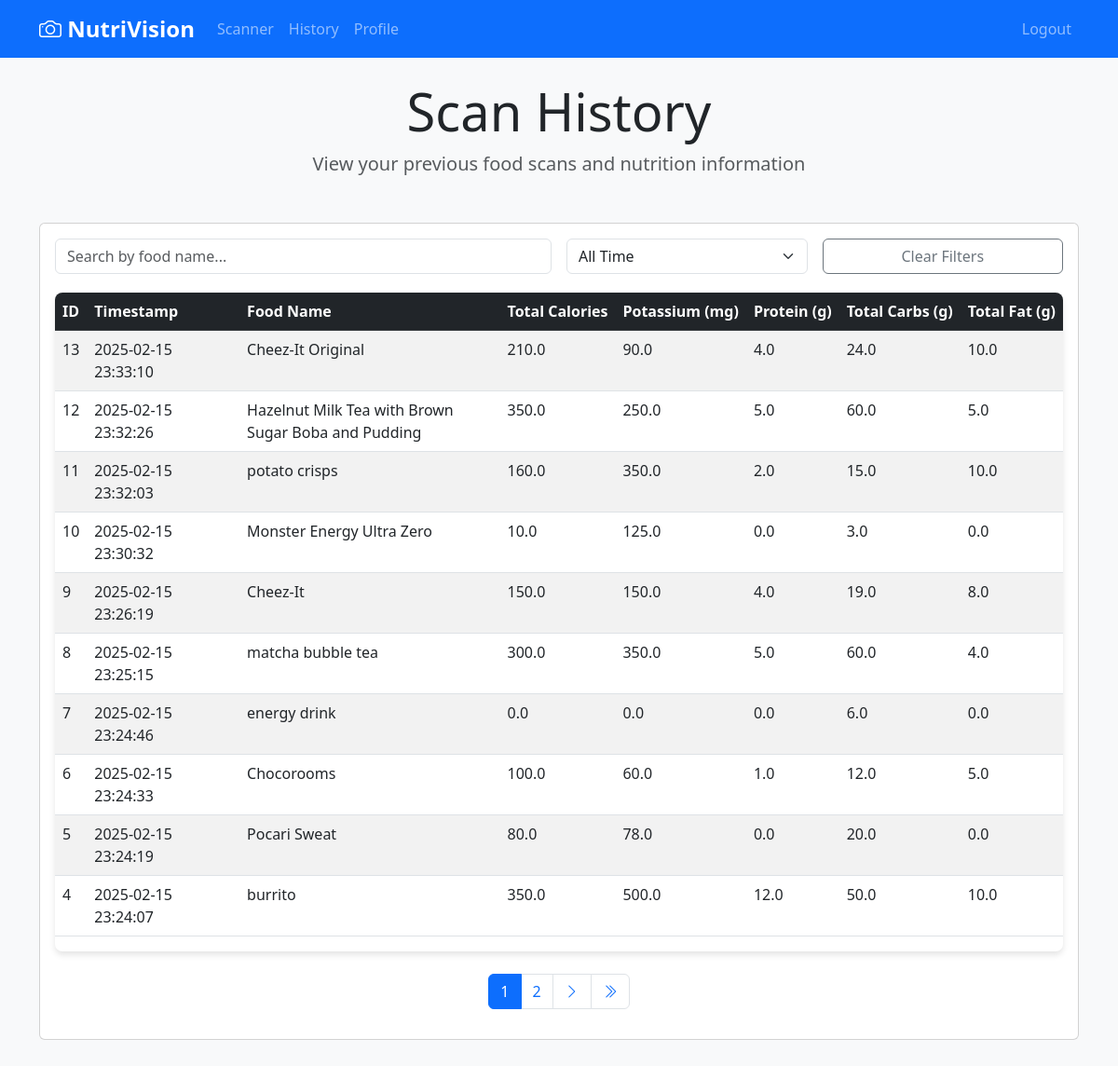
Screenshot of /logs (signed in) with the database file from the repository.
### tables this page shows
CREATE TABLE scanned_items (
        id INTEGER PRIMARY KEY AUTOINCREMENT,
        user_id INTEGER NOT NULL,
        timestamp DATETIME DEFAULT CURRENT_TIMESTAMP,
        food_name TEXT NOT NULL,
        total_cal REAL,
        potassium REAL,
        protein REAL,
        total_carbs REAL,
        total_fat REAL,
        image_path TEXT,
        FOREIGN KEY(user_id) REFERENCES users(id)
    );

### app.py (the view)
@app.route("/logs")
@login_required
def logs():
    print("[DEBUG] Accessing logs page")
    page = request.args.get('page', 1, type=int)
    per_page = 10
    print(f"[DEBUG] Getting records for page {page}")
    records, total_pages, total_records = get_scan_records(page, per_page, current_user.id)
    page = max(1, min(page, total_pages if total_pages > 0 else 1))
    print(f"[DEBUG] Total pages: {total_pages}, Total records: {total_records}")
    return render_template("logs.html",
                         records=records,
                         page=page,
                         total_pages=total_pages,
                         total_records=total_records,
                         page_range=range(max(1, page-2), min(total_pages+1, page+3) if total_pages > 0 else 1))

### app.py (called while the page is built)
@app.teardown_appcontext
def cleanup(error):
    if error is not None:  # Only cleanup on actual errors or shutdown
        print("[DEBUG] Cleaning up resources")
        global video_camera
        if video_camera:
            video_camera.stop()
            video_camera = None

@login_manager.user_loader
def load_user(user_id):
    conn = get_db_connection()
    cur = conn.cursor()
    cur.execute('SELECT * FROM users WHERE id = ?', (user_id,))
    user_data = cur.fetchone()
    conn.close()
    if user_data:
        user_dict = dict(user_data)
        return User(user_dict)
    return None

### database.py (called while the page is built, shortened)
def get_db_connection():
    conn = sqlite3.connect(DATABASE_NAME)
    conn.row_factory = sqlite3.Row  # This enables column access by name: row['column_name']
    return conn

def get_scan_records(page=1, per_page=10, user_id=None):
    conn = get_db_connection()
    cur = conn.cursor()
    if user_id is not None:
        cur.execute("SELECT COUNT(*) FROM scanned_items WHERE user_id = ?", (user_id,))
    else:
        cur.execute("SELECT COUNT(*) FROM scanned_items")
    total_records = cur.fetchone()[0]
    total_pages = (total_records + per_page - 1) // per_page
    offset = (page - 1) * per_page
    if user_id is not None:
        cur.execute("""
            SELECT id, timestamp, food_name, total_cal, potassium, protein, total_carbs, total_fat, image_path
            FROM scanned_items
            WHERE user_id = ?
            ORDER BY timestamp DESC
            LIMIT ? OFFSET ?
        """, (user_id, per_page, offset))
    records = cur.fetchall()
    conn.close()
    return records, total_pages, total_records

### templates/logs.html (shortened to what this page needs)
{% extends "base.html" %}
{% block content %}
<header class="text-center mb-5">
    <h1 class="display-4">Scan History</h1>
    <p class="lead text-muted">View your previous food scans and nutrition information</p>
</header>
<div class="row justify-content-center">
    <div class="col-12">
        <div class="card mb-4">
            <div class="card-body">
                <div class="search-container">
                    <div class="row g-3">
                        <div class="col-md-6">
                            <input type="text" id="searchInput" class="form-control"
                                   placeholder="Search by food name...">
                        </div>
                        <div class="col-md-3">
                            <select id="dateFilter" class="form-select">
                                <option value="all">All Time</option>
                            </select>
                        </div>
                        <div class="col-md-3">
                            <button onclick="clearFilters()" class="btn btn-outline-secondary w-100">
                                Clear Filters
                            </button>
                        </div>
                    </div>
                </div>
                <div class="table-responsive">
                    {% if records %}
                    <table class="table table-striped table-hover">
                        <thead class="table-dark">
                            <tr>
                                <th>ID</th>
                                <th class="timestamp-cell">Timestamp</th>
                                <th>Food Name</th>
                                <th class="nutrition-cell">Total Calories</th>
                                <th class="nutrition-cell">Potassium (mg)</th>
                                <th class="nutrition-cell">Protein (g)</th>
                                <th class="nutrition-cell">Total Carbs (g)</th>
                                <th class="nutrition-cell">Total Fat (g)</th>
                            </tr>
                        </thead>
                        <tbody id="logsTableBody">
                            {% for record in records %}
                            <tr>
                                <td>{{ record[0] }}</td>
                                <td class="timestamp-cell">{{ record[1] }}</td>
                                <td>{{ record[2] }}</td>
                                <td class="nutrition-cell">{{ "%.1f"|format(record[3]) }}</td>
                                <td class="nutrition-cell">{{ "%.1f"|format(record[4]) }}</td>
                                <td class="nutrition-cell">{{ "%.1f"|format(record[5]) }}</td>
                                <td class="nutrition-cell">{{ "%.1f"|format(record[6]) }}</td>
                                <td class="nutrition-cell">{{ "%.1f"|format(record[7]) }}</td>
                            </tr>
                            {% endfor %}
                        </tbody>
                    </table>
                    {% else %}
                    <div class="no-records">
                        <p class="h4">No records found</p>
                        <p>Start scanning food items to see them listed here.</p>
                    </div>
                    {% endif %}
                </div>
                {% if total_pages > 1 %}
                <nav class="mt-4" aria-label="Page navigation">
                    <ul class="pagination justify-content-center">
                        {% for p in page_range %}
                        <li class="page-item {% if p == page %}active{% endif %}">
                            <a class="page-link" href="{{ url_for('logs', page=p) }}">{{ p }}</a>
                        </li>
                        {% endfor %}
                        {% if page < total_pages %}
                        <li class="page-item">
                            <a class="page-link" href="{{ url_for('logs', page=page+1) }}">
                                <i class="bi bi-chevron-right"></i>
                            </a>
                        </li>
                        <li class="page-item">
                            <a class="page-link" href="{{ url_for('logs', page=total_pages) }}">
                                <i class="bi bi-chevron-double-right"></i>
                            </a>
                        </li>
                        {% endif %}
                    </ul>
                </nav>
                {% endif %}
            </div>
        </div>
    </div>
</div>
{% endblock %}

### templates/base.html (shortened to what this page needs)
<!DOCTYPE html>
<html lang="en">
<head>
    <link href="https://cdn.jsdelivr.net/npm/bootstrap@5.3.0/dist/css/bootstrap.min.css" rel="stylesheet">
    <link rel="stylesheet" href="https://cdn.jsdelivr.net/npm/bootstrap-icons@1.7.2/font/bootstrap-icons.css">
</head>
<body class="bg-light">
    <nav class="navbar navbar-expand-lg navbar-dark bg-primary">
        <div class="container">
            <a class="navbar-brand" href="{{ url_for('home') }}">
                <i class="bi bi-camera"></i> NutriVision
            </a>
            <div class="collapse navbar-collapse" id="navbarNav">
                <ul class="navbar-nav me-auto">
                    {% if current_user.is_authenticated %}
                    <li class="nav-item">
                        <a class="nav-link" href="{{ url_for('home') }}">Scanner</a>
                    </li>
                    <li class="nav-item">
                        <a class="nav-link" href="{{ url_for('logs') }}">History</a>
                    </li>
                    <li class="nav-item">
                        <a class="nav-link" href="{{ url_for('profile') }}">Profile</a>
                    </li>
                    {% endif %}
                </ul>
                <ul class="navbar-nav">
                    {% if current_user.is_authenticated %}
                    <li class="nav-item">
                        <a class="nav-link" href="{{ url_for('logout') }}">Logout</a>
                    </li>
                    {% endif %}
                </ul>
            </div>
        </div>
    </nav>
    <div class="container py-4">
        {% block content %}{% endblock %}
    </div>
</body>
</html>

### templates/logs.html (style rules this page uses)
.search-container { margin-bottom: 20px; }
.table-responsive { border-radius: 8px; box-shadow: 0 4px 6px rgba(0, 0, 0, 0.1); }
.nutrition-cell { white-space: nowrap; }
.timestamp-cell { min-width: 160px; }

### templates/base.html (style rules this page uses)
.navbar-brand { font-size: 1.5rem; font-weight: bold; }

### rows the page displays
scanned_items: id "13", timestamp "2025-02-15 23:33:10", food_name "Cheez-It Original", total_cal "210.0", potassium "90.0", protein "4.0", total_carbs "24.0", total_fat "10.0"
scanned_items: id "12", timestamp "2025-02-15 23:32:26", food_name "Hazelnut Milk Tea with Brown Sugar Boba and Pudding", total_cal "350.0", potassium "250.0", protein "5.0", total_carbs "60.0", total_fat "5.0"
scanned_items: id "11", timestamp "2025-02-15 23:32:03", food_name "potato crisps", total_cal "160.0", potassium "350.0", protein "2.0", total_carbs "15.0", total_fat "10.0"
scanned_items: id "10", timestamp "2025-02-15 23:30:32", food_name "Monster Energy Ultra Zero", total_cal "10.0", potassium "125.0", protein "0.0", total_carbs "3.0", total_fat "0.0"
scanned_items: id "9", timestamp "2025-02-15 23:26:19", food_name "Cheez-It", total_cal "150.0", potassium "150.0", protein "4.0", total_carbs "19.0", total_fat "8.0"
scanned_items: id "8", timestamp "2025-02-15 23:25:15", food_name "matcha bubble tea", total_cal "300.0", potassium "350.0", protein "5.0", total_carbs "60.0", total_fat "4.0"
scanned_items: id "7", timestamp "2025-02-15 23:24:46", food_name "energy drink", total_cal "0.0", potassium "0.0", protein "0.0", total_carbs "6.0", total_fat "0.0"
scanned_items: id "6", timestamp "2025-02-15 23:24:33", food_name "Chocorooms", total_cal "100.0", potassium "60.0", protein "1.0", total_carbs "12.0", total_fat "5.0"
scanned_items: id "5", timestamp "2025-02-15 23:24:19", food_name "Pocari Sweat", total_cal "80.0", potassium "78.0", protein "0.0", total_carbs "20.0", total_fat "0.0"
scanned_items: id "4", timestamp "2025-02-15 23:24:07", food_name "burrito", total_cal "350.0", potassium "500.0", protein "12.0", total_carbs "50.0", total_fat "10.0"

### other values shown
{{ p }} "1" "2"
